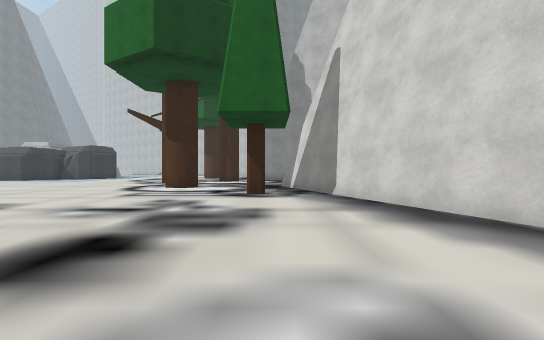
[1] (above)

20 first-person views from a walk through a scene from a Unity 3-D project. The camera is 1.2 m above the floor, looks level and sees 90° across. The floor is counted in squares, 2 m on a side. Each view is taken from the middle of a square. On the plan, view 1 faces up. The plan holds only what a view shows up to about 9 squares ahead; the rest is blank. The place goes on beyond the plan. The player character is not drawn. Some surface patterns are stand-ins.

[2]
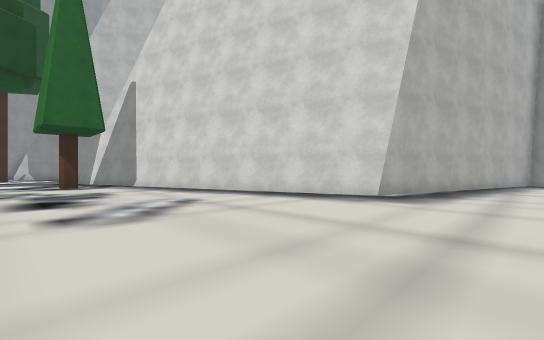

[3]
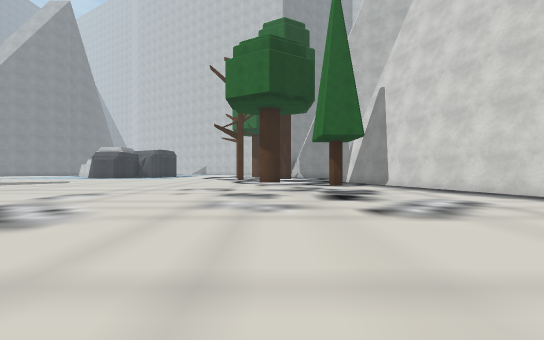

[4]
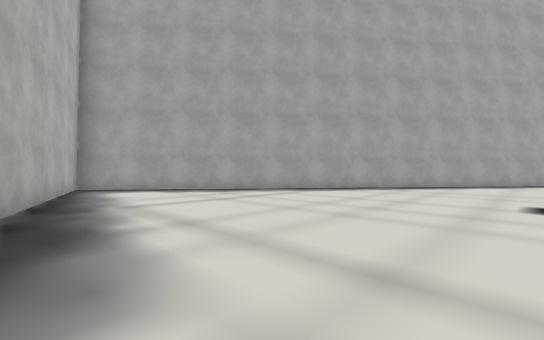

[5]
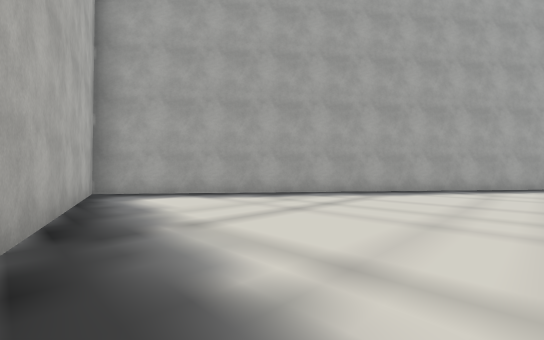

[6]
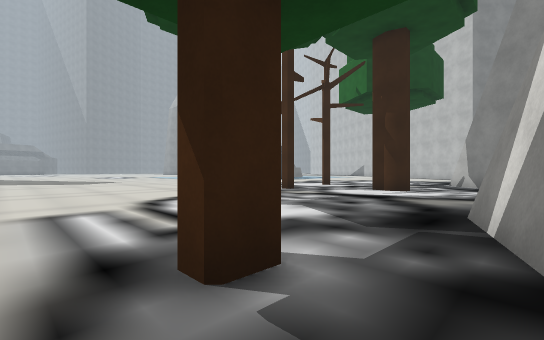

[7]
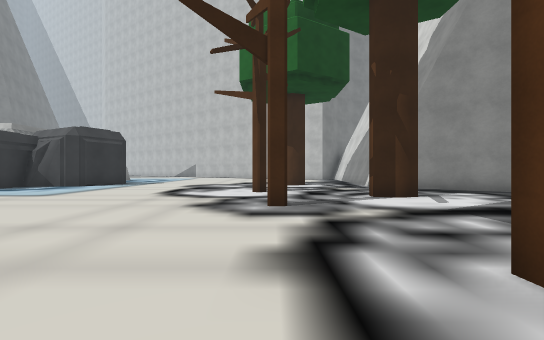

[8]
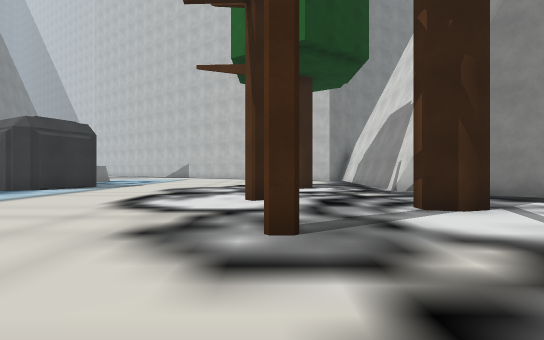

[9]
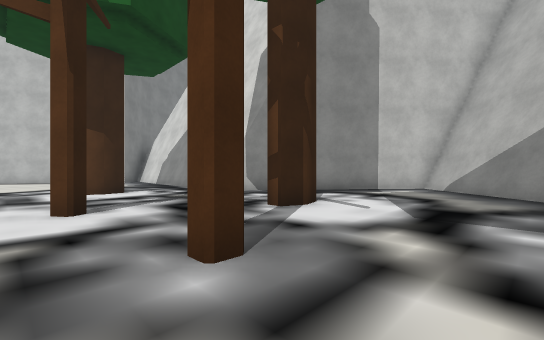

[10]
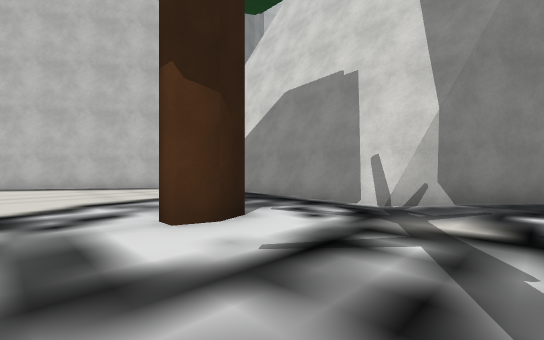

[11]
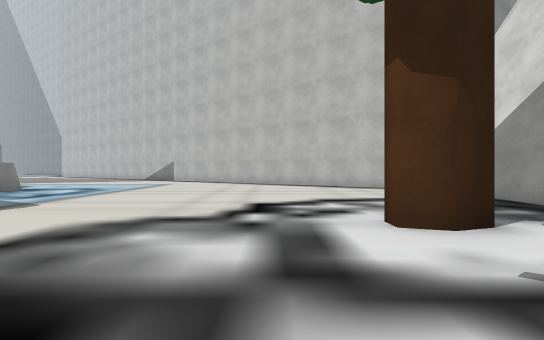

[12]
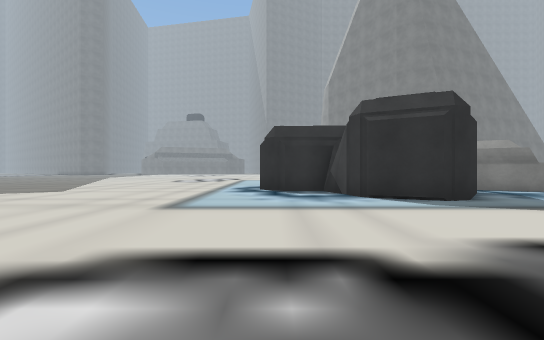

[13]
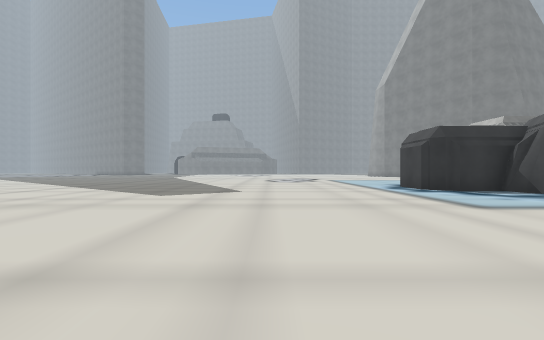

[14]
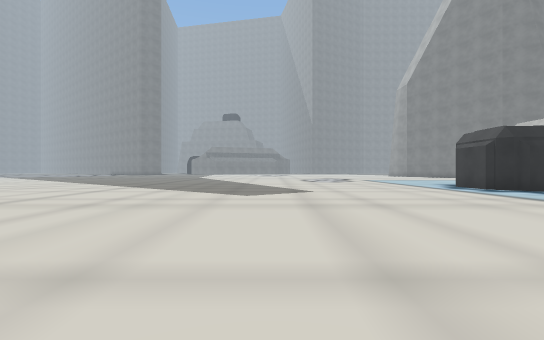

[15]
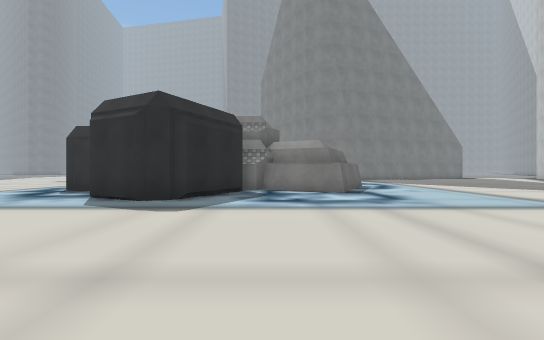

[16]
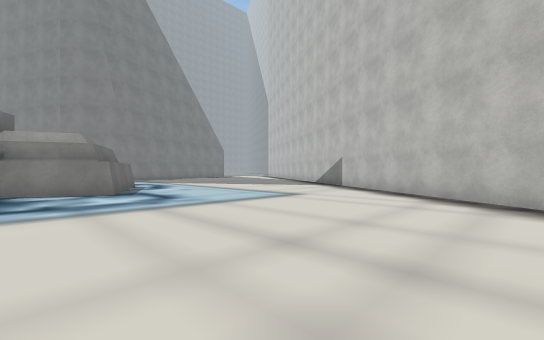

[17]
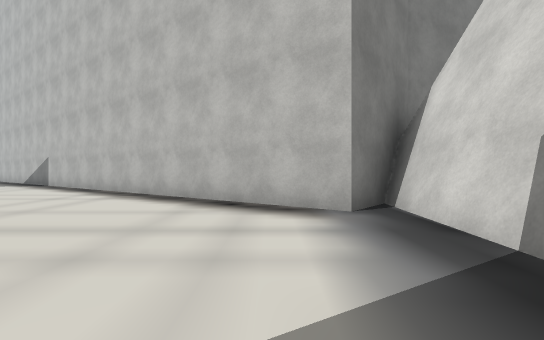

[18]
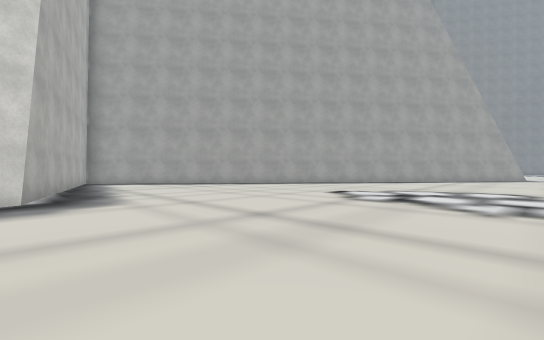

[19]
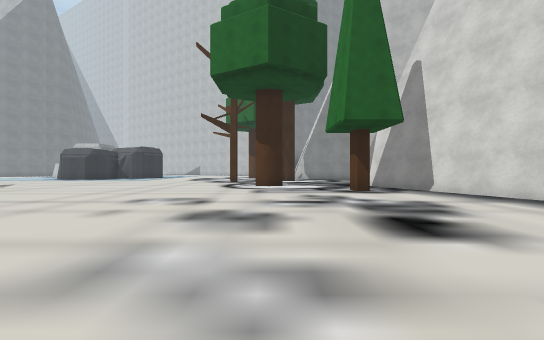

[20]
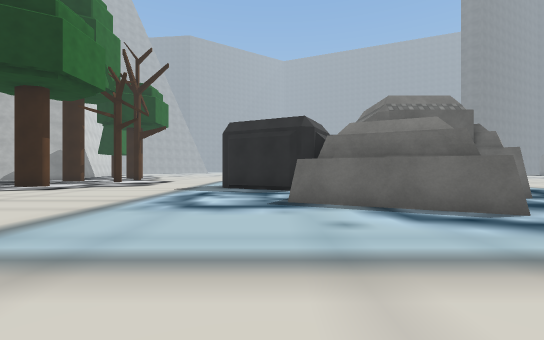

### Floor plan
Points are (right, up) in squares from view 1. A wall is a line through its corners. A room is listed if a view was taken in it or the views show most of it. See-through windows are left out.
Room 1 (views 1, 2, 3, 4, 5, 6, 7, 8, 9, 10, 11, 12, 13, 14, 15, 16, 17, 18, 19, 20)
walls: (-0.2, 7.4) (-0.2, 6.8) (-0.6, 6.8) (-0.6, 7.4); (1.2, 10.8) (3.8, 13.6); (-1.7, 14.1) (-2.2, 13.9) (-2.8, 14.1); (4.2, -0.6) (0.5, 10.2); (3.9, 13.4) (-1.4, 17.7) (-0.8, 26.4); (-3.6, 18.9) (-4.2, 18.7) (-4.7, 18.8) (-4.7, 19.2); (-12.6, 17.9) (-13.3, 17.5); (-13.8, 17.7) (-13.8, 16.2) (-14.4, 15.6) (-15, 15.6); (-13.6, 21.2) (-11.5, 20.2) (-11.2, 19.4) (-11.9, 18) (-12.7, 17.8); (-1.8, 24.9) (-8.7, 29.5); (5.1, -12.5) (12, -3.6) (4.3, -1.3); (-15.5, 24.5) (-13.9, 23.7) (-14.7, 22) (-14.2, 21.5); (-15.5, 24.9) (-13.4, 23.9) (-14.5, 21.7)

Positions as (right, up) in squares from view 1, and headings:
1: (0, 0), facing up
2: (-2, -4), facing up-right
3: (-3, -4), facing up
4: (2, -2), facing down-right
5: (4, -2), facing down-right
6: (1, 6), facing up-left
7: (-5, 8), facing up
8: (-5, 10), facing up
9: (-6, 11), facing up-right
10: (-6, 16), facing up-right
11: (-6, 16), facing up
12: (-6, 16), facing left
13: (-6, 11), facing left
14: (-6, 9), facing left
15: (-6, 22), facing left
16: (-6, 22), facing up-left
17: (-3, 21), facing up
18: (-2, -1), facing down-right
19: (-3, -1), facing up
20: (-13, 29), facing down
